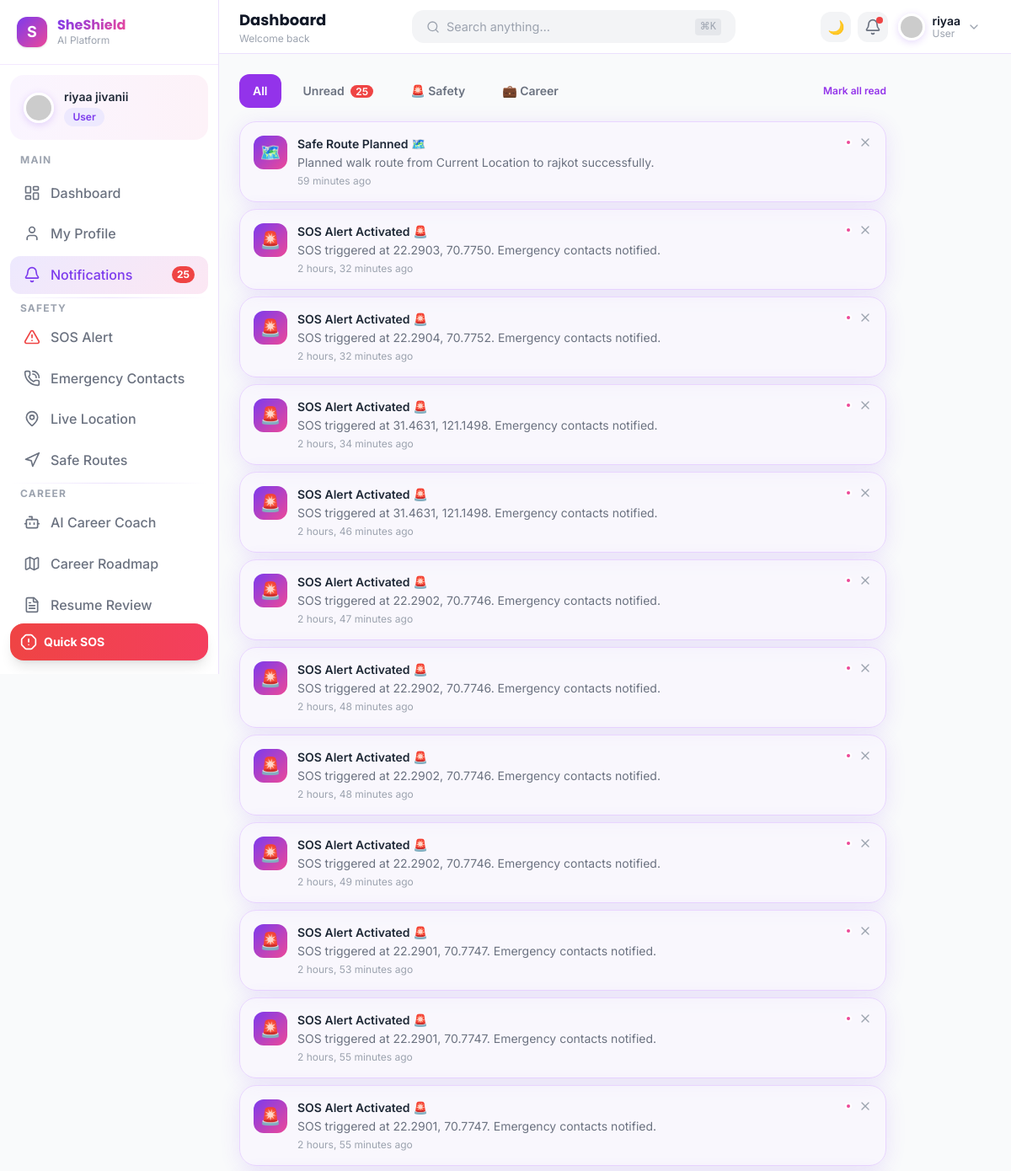
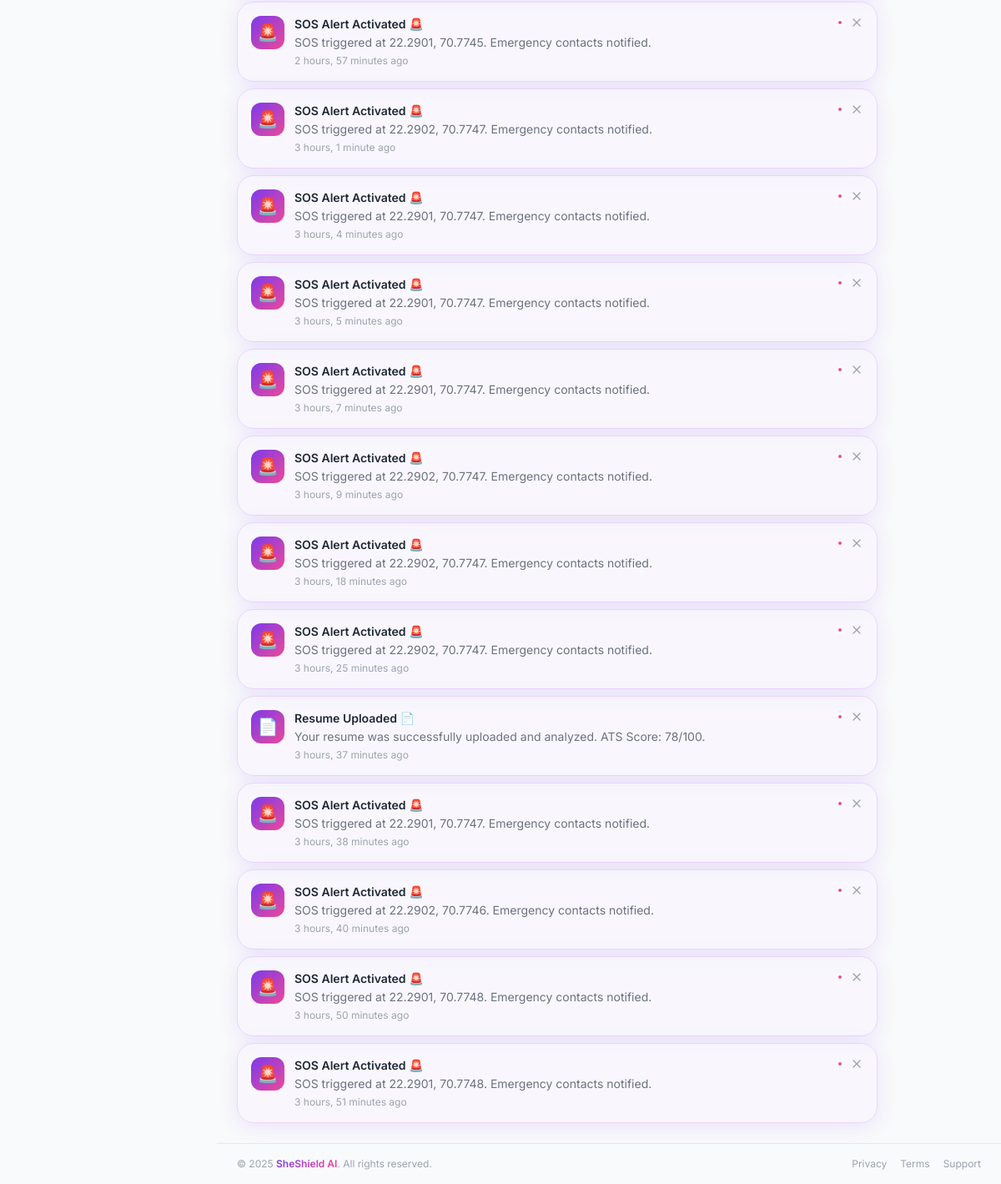
/notifications/ (signed in), run on the app's committed database (2 pictures, top to bottom).
### core/models.py (models this page shows, shortened)
class User(AbstractUser):
    ROLE_CHOICES = [
        ('user', 'User'),
        ('mentor', 'Mentor'),
        ('admin', 'Admin'),
    ]
    role = models.CharField(max_length=10, choices=ROLE_CHOICES, default='user')
    phone = models.CharField(max_length=15, blank=True)
    date_of_birth = models.DateField(null=True, blank=True)
    city = models.CharField(max_length=100, blank=True)
    bio = models.TextField(blank=True)
    profile_photo = models.ImageField(upload_to='profiles/', null=True, blank=True)
    resume = models.FileField(upload_to='resumes/', null=True, blank=True)
    safety_score = models.IntegerField(default=85)
    is_location_sharing = models.BooleanField(default=True)
    created_at = models.DateTimeField(auto_now_add=True)
    @property
    def dob(self):
        return self.date_of_birth

class Notification(models.Model):
    CATEGORY_CHOICES = [('safety', 'Safety'), ('career', 'Career'), ('system', 'System')]
    user = models.ForeignKey(User, on_delete=models.CASCADE, related_name='notifications')
    title = models.CharField(max_length=200)
    message = models.TextField()
    category = models.CharField(max_length=20, choices=CATEGORY_CHOICES, default='system')
    icon = models.CharField(max_length=10, default='🔔')
    is_read = models.BooleanField(default=False)
    created_at = models.DateTimeField(auto_now_add=True)
    class Meta:
        ordering = ['-created_at']

### notifications/views.py (the view)
# urls.py: path('notifications/', views.notifications_view, name='notifications'),
@login_required
def notifications_view(request):
    notifs = request.user.notifications.all().order_by('-created_at')
    return render(request, 'notifications/notifications.html', {
        'notifications': notifs,
        'unread_count': notifs.filter(is_read=False).count(),
    })

### core/context_processors.py (called while the page is built)
def notifications_processor(request):
    if request.user.is_authenticated:
        recent = request.user.notifications.all().order_by('-created_at')[:5]
        unread = request.user.notifications.filter(is_read=False).count()
        return {
            'recent_notifications': recent,
            'unread_notifications_count': unread,
        }
    return {
        'recent_notifications': [],
        'unread_notifications_count': 0,
    }

### templates/notifications/notifications.html (shortened to what this page needs)
{% extends 'layouts/dashboard_layout.html' %}
{% load static %}
{% block content %}
<div class="max-w-3xl space-y-4">
  <div class="flex items-center justify-between">
    <div class="flex gap-2">
      <button onclick="filterNotifs('all')" class="notif-tab px-4 py-2 rounded-xl text-sm font-semibold bg-purple-600 text-white" data-filter="all">All</button>
      <button onclick="filterNotifs('unread')" class="notif-tab px-4 py-2 rounded-xl text-sm font-semibold border-2 border-transparent text-gray-500 hover:border-purple-300 transition" data-filter="unread">Unread <span class="ml-1 bg-red-500 text-white text-xs px-1.5 rounded-full">{{ unread_count|default:'3' }}</span></button>
      <button onclick="filterNotifs('safety')" class="notif-tab px-4 py-2 rounded-xl text-sm font-semibold border-2 border-transparent text-gray-500 hover:border-purple-300 transition" data-filter="safety">🚨 Safety</button>
      <button onclick="filterNotifs('career')" class="notif-tab px-4 py-2 rounded-xl text-sm font-semibold border-2 border-transparent text-gray-500 hover:border-purple-300 transition hidden sm:block" data-filter="career">💼 Career</button>
    </div>
    <button onclick="markAllRead()" class="text-xs text-purple-600 font-semibold hover:underline">Mark all read</button>
  </div>
  <div class="space-y-2" id="notifList">
    {% for notif in notifications %}
    <div class="card p-4 notif-item {% if not notif.is_read %}border-purple-200 dark:border-purple-600/40 bg-purple-50/50 dark:bg-purple-900/10{% endif %}" data-category="{{ notif.category }}" data-read="{{ notif.is_read|yesno:'true,false' }}">
      <div class="flex items-start gap-3">
        <div class="w-10 h-10 rounded-xl {{ notif.icon_bg|default:'gradient-bg' }} flex items-center justify-center text-xl flex-shrink-0">{{ notif.icon|default:'🔔' }}</div>
        <div class="flex-1 min-w-0">
          <div class="flex items-start justify-between gap-2">
            <p class="font-semibold text-sm">{{ notif.title }}</p>
            <div class="flex items-center gap-2 flex-shrink-0">
              {% if not notif.is_read %}<span class="notif-dot"></span>{% endif %}
              <button class="text-gray-400 hover:text-red-500" onclick="deleteNotif(this, '{{ notif.id }}')"><i data-lucide="x" class="w-4 h-4"></i></button>
            </div>
          </div>
          <p class="text-sm text-gray-500 dark:text-gray-400 mt-0.5">{{ notif.message }}</p>
          <p class="text-xs text-gray-400 mt-1">{{ notif.created_at|timesince }} ago</p>
        </div>
      </div>
    </div>
    {% endfor %}
  </div>
</div>
{% endblock %}

### templates/components/sidebar.html (shortened to what this page needs)
{% load static %}
<aside id="sidebar" class="sidebar flex flex-col">
  <div class="flex items-center gap-3 px-5 py-5 border-b border-purple-100 dark:border-purple-900/30">
    <div class="w-9 h-9 rounded-xl gradient-bg flex items-center justify-center shadow flex-shrink-0">
      <span class="text-white font-bold text-lg">S</span>
    </div>
    <div class="sidebar-text">
      <p class="font-display font-bold text-base gradient-text leading-tight">SheShield</p>
      <p class="text-xs text-gray-400">AI Platform</p>
    </div>
  </div>
  <div class="flex items-center gap-3 px-4 py-4 mx-3 mt-3 rounded-2xl bg-gradient-to-r from-purple-50 to-pink-50 dark:from-purple-900/20 dark:to-pink-900/10">
    <img src="{% if request.user.profile_photo %}{{ request.user.profile_photo.url }}{% else %}https://ui-avatars.com/api/?name={{ request.user.first_name|urlencode }}+{{ request.user.last_name|urlencode }}&background=7C3AED&color=fff{% endif %}"
         alt="Avatar" class="avatar w-9 h-9"/>
    <div class="sidebar-text flex-1 min-w-0">
      <p class="font-semibold text-sm truncate">{{ request.user.get_full_name|default:'Guest User' }}</p>
      <span class="badge badge-purple text-xs">{{ request.user.role|default:'User'|capfirst }}</span>
    </div>
  </div>
  <nav class="flex-1 overflow-y-auto px-3 py-4 space-y-1">
    <p class="sidebar-text text-xs font-bold text-gray-400 uppercase tracking-widest px-3 mb-2">Main</p>
    <a href="{% url 'dashboard' %}" class="sidebar-link" id="navDashboard">
      <i data-lucide="layout-dashboard" class="icon"></i>
      <span class="sidebar-text">Dashboard</span>
    </a>
    <a href="{% url 'profile' %}" class="sidebar-link" id="navProfile">
      <i data-lucide="user" class="icon"></i>
      <span class="sidebar-text">My Profile</span>
    </a>
    <a href="{% url 'notifications' %}" class="sidebar-link relative" id="navNotif">
      <i data-lucide="bell" class="icon"></i>
      <span class="sidebar-text">Notifications</span>
      {% if unread_notifications_count > 0 %}
      <span class="ml-auto sidebar-text bg-red-500 text-white text-xs px-1.5 py-0.5 rounded-full font-bold">{{ unread_notifications_count }}</span>
      {% endif %}
    </a>
    <div class="section-divider"></div>
    <p class="sidebar-text text-xs font-bold text-gray-400 uppercase tracking-widest px-3 mb-2">Safety</p>
    <a href="{% url 'sos' %}" class="sidebar-link" id="navSOS">
      <i data-lucide="alert-triangle" class="icon text-red-500"></i>
      <span class="sidebar-text">SOS Alert</span>
    </a>
    <a href="{% url 'emergency_contacts' %}" class="sidebar-link" id="navContacts">
      <i data-lucide="phone-call" class="icon"></i>
      <span class="sidebar-text">Emergency Contacts</span>
    </a>
    <a href="{% url 'live_location' %}" class="sidebar-link" id="navLocation">
      <i data-lucide="map-pin" class="icon"></i>
      <span class="sidebar-text">Live Location</span>
    </a>
    <a href="{% url 'safe_route' %}" class="sidebar-link" id="navRoute">
      <i data-lucide="navigation" class="icon"></i>
      <span class="sidebar-text">Safe Routes</span>
    </a>
    <div class="section-divider"></div>
    <p class="sidebar-text text-xs font-bold text-gray-400 uppercase tracking-widest px-3 mb-2">Career</p>
    <a href="{% url 'career_chat' %}" class="sidebar-link" id="navChat">
      <i data-lucide="bot" class="icon"></i>
      <span class="sidebar-text">AI Career Coach</span>
    </a>
    <a href="{% url 'career_roadmap' %}" class="sidebar-link" id="navRoadmap">
      <i data-lucide="map" class="icon"></i>
      <span class="sidebar-text">Career Roadmap</span>
    </a>
    <a href="{% url 'resume_review' %}" class="sidebar-link" id="navResume">
      <i data-lucide="file-text" class="icon"></i>
      <span class="sidebar-text">Resume Review</span>
    </a>
  </nav>
  <div class="px-3 pb-4 sidebar-text">
    <a href="{% url 'sos' %}"
       class="flex items-center gap-2 p-3 rounded-2xl bg-gradient-to-r from-red-500 to-rose-500 text-white font-bold text-sm shadow-lg hover:opacity-90 transition">
      <i data-lucide="alert-octagon" class="w-5 h-5"></i>
      <span>Quick SOS</span>
    </a>
  </div>
</aside>

### templates/components/navbar.html (shortened to what this page needs)
{% load static %}
<nav class="navbar flex items-center justify-between px-4 lg:px-6 gap-4">
  <div class="flex items-center gap-3">
    <div>
      <h1 class="font-display font-bold text-base lg:text-lg text-gray-900 dark:text-white leading-tight">{% block page_title %}Dashboard{% endblock %}</h1>
      <p class="text-xs text-gray-400 hidden sm:block">{% block page_subtitle %}Welcome back{% endblock %}</p>
    </div>
  </div>
  <div class="hidden md:flex flex-1 max-w-sm mx-auto">
    <div class="search-bar w-full">
      <i data-lucide="search" class="w-4 h-4 text-gray-400"></i>
      <input type="search" id="globalSearch" placeholder="Search anything…" class="text-sm"/>
      <kbd class="hidden lg:inline text-xs text-gray-400 bg-gray-200 dark:bg-white/10 px-1.5 py-0.5 rounded font-mono">⌘K</kbd>
    </div>
  </div>
  <div class="flex items-center gap-2">
    <button data-dark-toggle-btn class="w-9 h-9 rounded-xl bg-gray-100 dark:bg-white/5 flex items-center justify-center hover:bg-purple-50 dark:hover:bg-purple-900/30 transition">
      <span data-dark-icon class="text-base">🌙</span>
    </button>
    <div class="relative">
      <button id="notifBell" class="w-9 h-9 rounded-xl bg-gray-100 dark:bg-white/5 flex items-center justify-center hover:bg-purple-50 dark:hover:bg-purple-900/30 transition relative">
        <i data-lucide="bell" class="w-5 h-5 text-gray-500 dark:text-gray-300"></i>
        {% if unread_notifications_count > 0 %}
        <span class="absolute top-1.5 right-1.5 w-2 h-2 bg-red-500 rounded-full"></span>
        {% endif %}
      </button>
    </div>
    <div class="relative">
      <button data-dropdown="profileMenu" class="flex items-center gap-2 pl-1 pr-3 py-1 rounded-xl hover:bg-gray-100 dark:hover:bg-white/5 transition">
        <img src="{% if request.user.profile_photo %}{{ request.user.profile_photo.url }}{% else %}https://ui-avatars.com/api/?name={{ request.user.first_name|urlencode }}+{{ request.user.last_name|urlencode }}&background=7C3AED&color=fff&size=40{% endif %}"
             alt="avatar" class="avatar w-8 h-8 flex-shrink-0"/>
        <div class="hidden sm:block text-left">
          <p class="text-sm font-semibold text-gray-900 dark:text-white leading-none">{{ request.user.first_name|default:'Guest' }}</p>
          <p class="text-xs text-gray-400 leading-none mt-0.5">{{ request.user.role|default:'User'|capfirst }}</p>
        </div>
        <i data-lucide="chevron-down" class="w-4 h-4 text-gray-400 hidden sm:block"></i>
      </button>
    </div>
  </div>
</nav>

### static/css/custom.css (style rules this page uses)
:root { --primary: #7C3AED; --primary-light: #A78BFA; --secondary: #EC4899; --secondary-light: #F9A8D4; --accent: #6366F1; --bg-light: #FAFAFA; --bg-dark: #0F0A1E; --card-dark: #1A1030; --text-dark: #1F2937; --text-muted: #6B7280; --gradient-primary: linear-gradient(135deg, #7C3AED 0%, #EC4899 100%); --gradient-soft: linear-gradient(135deg, #EDE9FE 0%, #FCE7F3 100%); --gradient-dark: linear-gradient(135deg, #1A1030 0%, #0F0A1E 100%); --shadow-soft: 0 4px 24px rgba(124, 58, 237, 0.12); --shadow-strong: 0 8px 40px rgba(124, 58, 237, 0.25); --border-light: rgba(124, 58, 237, 0.15); }
*, *::before, *::after { box-sizing: border-box; }
html { scroll-behavior: smooth; }
body { font-family: 'Inter', sans-serif; background: var(--bg-light); color: var(--text-dark); transition: background 0.3s ease, color 0.3s ease; }
h1, h2, h3, h4, h5, h6 { font-family: 'Poppins', sans-serif; }
.gradient-text { background: var(--gradient-primary); -webkit-background-clip: text; -webkit-text-fill-color: transparent; background-clip: text; }
.gradient-bg { background: var(--gradient-primary); }
.card { background: #fff; border-radius: 1.25rem; box-shadow: var(--shadow-soft); border: 1px solid var(--border-light); transition: transform 0.2s ease, box-shadow 0.2s ease; }
.sidebar { width: 260px; height: 100vh; background: #fff; border-right: 1px solid var(--border-light); transition: transform 0.3s ease, width 0.3s ease; position: fixed; top: 0; left: 0; z-index: 50; overflow-y: auto; }
.sidebar-link { display: flex; align-items: center; gap: 0.75rem; padding: 0.65rem 1rem; border-radius: 0.75rem; color: var(--text-muted); font-weight: 500; transition: all 0.2s; cursor: pointer; text-decoration: none; }
.sidebar-link:hover, .sidebar-link.active { background: var(--gradient-soft); color: var(--primary); }
.sidebar-link .icon { width: 20px; height: 20px; flex-shrink: 0; }
.navbar { height: 64px; background: rgba(255,255,255,0.9); backdrop-filter: blur(16px); border-bottom: 1px solid var(--border-light); position: sticky; top: 0; z-index: 40; transition: background 0.3s; }
.badge { display: inline-flex; align-items: center; padding: 0.2rem 0.65rem; border-radius: 99px; font-size: 0.75rem; font-weight: 600; }
.badge-purple { background: #EDE9FE; color: #7C3AED; }
.avatar { border-radius: 50%; object-fit: cover; border: 3px solid #fff; box-shadow: 0 2px 10px rgba(124,58,237,0.2); }
.section-divider { height: 1px; background: linear-gradient(90deg, transparent, var(--border-light), transparent); margin: 1.5rem 0; }
.notif-dot { width: 8px; height: 8px; border-radius: 50%; background: var(--secondary); border: 2px solid #fff; }
.search-bar { display: flex; align-items: center; gap: 0.5rem; background: #F3F4F6; border: 1.5px solid transparent; border-radius: 0.9rem; padding: 0.55rem 1rem; transition: all 0.2s; }
.search-bar input { background: transparent; border: none; outline: none; font-size: 0.9rem; flex: 1; color: inherit; }

### data on the page
User: user.get_full_name "riyaa jivanii", user.role "User", user.first_name "riyaa"
Notification: icon "🗺️", title "Safe Route Planned 🗺️", is_read False (drawn), message "Planned walk route from Current Location to rajkot successfully.", created_at "59 minutes"
Notification: icon "🚨", title "SOS Alert Activated 🚨", is_read False (drawn), message "SOS triggered at 22.2903, 70.7750. Emergency contacts notified.", created_at "2 hours, 32 minutes"
Notification: icon "🚨", title "SOS Alert Activated 🚨", is_read False (drawn), message "SOS triggered at 22.2904, 70.7752. Emergency contacts notified.", created_at "2 hours, 32 minutes"
Notification: icon "🚨", title "SOS Alert Activated 🚨", is_read False (drawn), message "SOS triggered at 31.4631, 121.1498. Emergency contacts notified.", created_at "2 hours, 34 minutes"
Notification: icon "🚨", title "SOS Alert Activated 🚨", is_read False (drawn), message "SOS triggered at 31.4631, 121.1498. Emergency contacts notified.", created_at "2 hours, 46 minutes"
Notification: icon "🚨", title "SOS Alert Activated 🚨", is_read False (drawn), message "SOS triggered at 22.2902, 70.7746. Emergency contacts notified.", created_at "2 hours, 47 minutes"
Notification: icon "🚨", title "SOS Alert Activated 🚨", is_read False (drawn), message "SOS triggered at 22.2902, 70.7746. Emergency contacts notified.", created_at "2 hours, 48 minutes"
Notification: icon "🚨", title "SOS Alert Activated 🚨", is_read False (drawn), message "SOS triggered at 22.2902, 70.7746. Emergency contacts notified.", created_at "2 hours, 48 minutes"
Notification: icon "🚨", title "SOS Alert Activated 🚨", is_read False (drawn), message "SOS triggered at 22.2902, 70.7746. Emergency contacts notified.", created_at "2 hours, 49 minutes"
Notification: icon "🚨", title "SOS Alert Activated 🚨", is_read False (drawn), message "SOS triggered at 22.2901, 70.7747. Emergency contacts notified.", created_at "2 hours, 53 minutes"
Notification: icon "🚨", title "SOS Alert Activated 🚨", is_read False (drawn), message "SOS triggered at 22.2901, 70.7747. Emergency contacts notified.", created_at "2 hours, 55 minutes"
Notification: icon "🚨", title "SOS Alert Activated 🚨", is_read False (drawn), message "SOS triggered at 22.2901, 70.7747. Emergency contacts notified.", created_at "2 hours, 55 minutes"
Notification: icon "🚨", title "SOS Alert Activated 🚨", is_read False (drawn), message "SOS triggered at 22.2901, 70.7745. Emergency contacts notified.", created_at "2 hours, 57 minutes"
Notification: icon "🚨", title "SOS Alert Activated 🚨", is_read False (drawn), message "SOS triggered at 22.2902, 70.7747. Emergency contacts notified.", created_at "3 hours, 1 minute"
Notification: icon "🚨", title "SOS Alert Activated 🚨", is_read False (drawn), message "SOS triggered at 22.2901, 70.7747. Emergency contacts notified.", created_at "3 hours, 4 minutes"
Notification: icon "🚨", title "SOS Alert Activated 🚨", is_read False (drawn), message "SOS triggered at 22.2901, 70.7747. Emergency contacts notified.", created_at "3 hours, 5 minutes"
Notification: icon "🚨", title "SOS Alert Activated 🚨", is_read False (drawn), message "SOS triggered at 22.2901, 70.7747. Emergency contacts notified.", created_at "3 hours, 7 minutes"
Notification: icon "🚨", title "SOS Alert Activated 🚨", is_read False (drawn), message "SOS triggered at 22.2902, 70.7747. Emergency contacts notified.", created_at "3 hours, 9 minutes"
Notification: icon "🚨", title "SOS Alert Activated 🚨", is_read False (drawn), message "SOS triggered at 22.2902, 70.7747. Emergency contacts notified.", created_at "3 hours, 18 minutes"
Notification: icon "🚨", title "SOS Alert Activated 🚨", is_read False (drawn), message "SOS triggered at 22.2902, 70.7747. Emergency contacts notified.", created_at "3 hours, 25 minutes"
Notification: icon "📄", title "Resume Uploaded 📄", is_read False (drawn), message "Your resume was successfully uploaded and analyzed. ATS Score: 78/100.", created_at "3 hours, 37 minutes"
Notification: icon "🚨", title "SOS Alert Activated 🚨", is_read False (drawn), message "SOS triggered at 22.2901, 70.7747. Emergency contacts notified.", created_at "3 hours, 38 minutes"
Notification: icon "🚨", title "SOS Alert Activated 🚨", is_read False (drawn), message "SOS triggered at 22.2902, 70.7746. Emergency contacts notified.", created_at "3 hours, 40 minutes"
Notification: icon "🚨", title "SOS Alert Activated 🚨", is_read False (drawn), message "SOS triggered at 22.2901, 70.7748. Emergency contacts notified.", created_at "3 hours, 50 minutes"
Notification: icon "🚨", title "SOS Alert Activated 🚨", is_read False (drawn), message "SOS triggered at 22.2901, 70.7748. Emergency contacts notified.", created_at "3 hours, 51 minutes"

### other printed values
{{ unread_notifications_count }} "25"
{{ unread_count|default:'3' }} "25"
